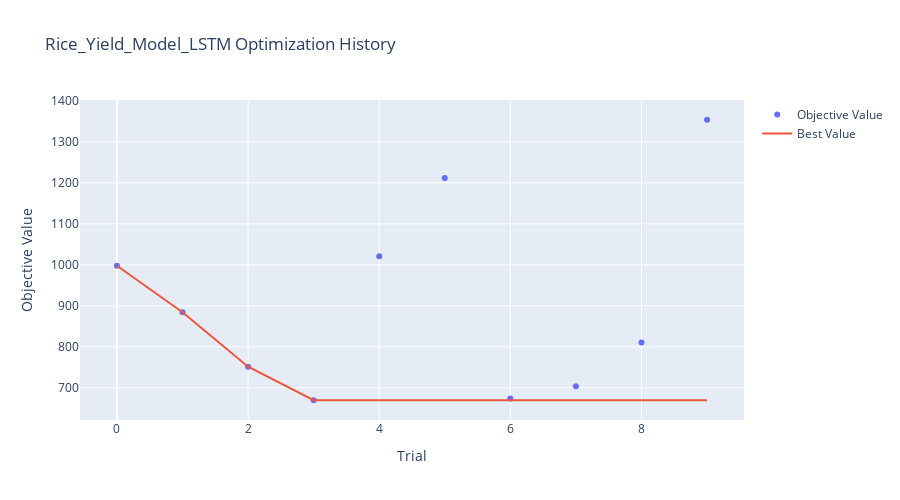
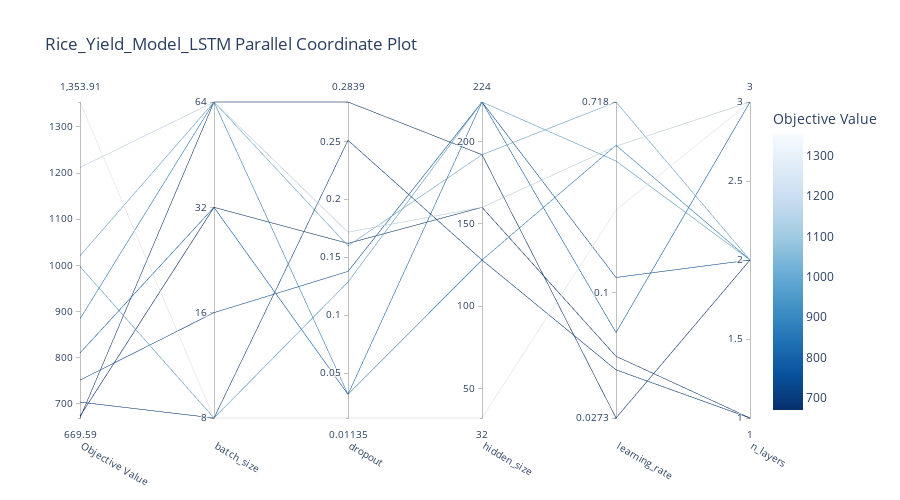
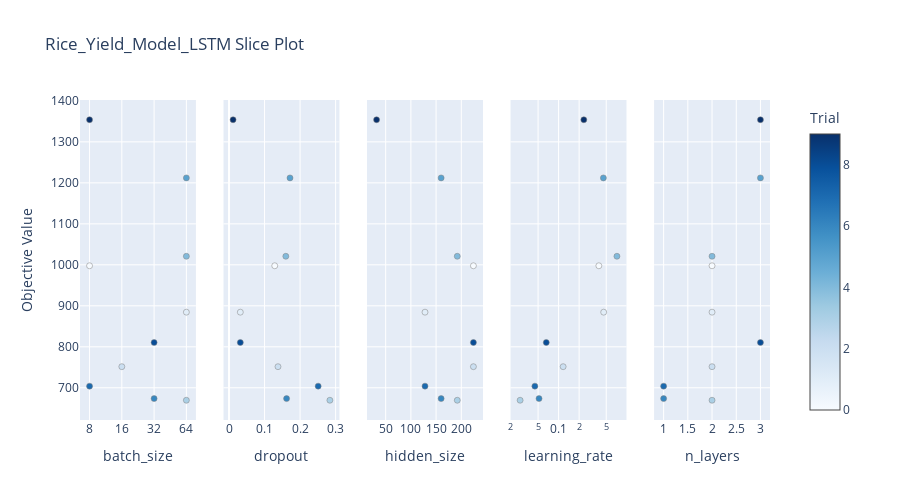

Notebook source saved alongside these figures, in order:
### Markdown cell above
### 6. Optuna Visualization

### Code cell
# --- OPTUNA VISUALIZATIONS ---
name = "Rice_Yield_Model_LSTM"

# 1. Optimization History
fig = plot_optimization_history(study)
fig.update_layout(title=f'{name} Optimization History', width=900, height=500)
fig.show()

# 2. Parallel Coordinate
fig = plot_parallel_coordinate(study)
fig.update_layout(title=f'{name} Parallel Coordinate Plot', width=900, height=500)
fig.show()

# 3. Slice Plot
fig = plot_slice(study)
fig.update_layout(title=f'{name} Slice Plot', width=900, height=500)
fig.show()

### Figure 1 — Plotly figure (JSON) as saved in the notebook; plotly's stock layout.template omitted (floating-point values rounded to 4 significant figures)
{"data": [{"mode": "markers", "name": "Objective Value", "type": "scatter", "x": [0, 1, 2, 3, 4, 5, 6, 7, 8, 9], "y": [997.7, 884.4, 751.5, 669.6, 1021.0, 1212.0, 673.6, 704.0, 810.5, 1354.0]}, {"mode": "lines", "name": "Best Value", "type": "scatter", "x": [0, 1, 2, 3, 4, 5, 6, 7, 8, 9], "y": [997.7, 884.4, 751.5, 669.6, 669.6, 669.6, 669.6, 669.6, 669.6, 669.6]}, {"marker": {"color": "#cccccc"}, "mode": "markers", "name": "Infeasible Trial", "showlegend": false, "type": "scatter", "x": [], "y": []}], "layout": {"height": 500, "title": {"text": "Rice_Yield_Model_LSTM Optimization History"}, "width": 900, "xaxis": {"title": {"text": "Trial"}}, "yaxis": {"title": {"text": "Objective Value"}}}}

### Figure 2 — Plotly figure (JSON) as saved in the notebook; plotly's stock layout.template omitted (floating-point values rounded to 4 significant figures)
{"data": [{"dimensions": [{"label": "Objective Value", "range": [669.6, 1354.0], "values": [997.7, 704.0, 1354.0, 751.5, 673.6, 810.5, 884.4, 669.6, 1021.0, 1212.0]}, {"label": "batch_size", "range": [0, 3], "ticktext": ["8", "16", "32", "64"], "tickvals": [0, 1, 2, 3], "values": [0, 0, 0, 1, 2, 2, 3, 3, 3, 3]}, {"label": "dropout", "range": [0.01135, 0.2839], "values": [0.1286, 0.2509, 0.01135, 0.1378, 0.162, 0.03175, 0.03177, 0.2839, 0.1598, 0.1716]}, {"label": "hidden_size", "range": [32, 224], "values": [224, 128, 32, 224, 160, 224, 128, 192, 192, 160]}, {"label": "learning_rate", "range": [-1.565, -0.144], "ticktext": ["0.0273", "0.1", "0.718"], "tickvals": [-1.565, -1, -0.144], "values": [-0.4093, -1.348, -0.6297, -0.933, -1.287, -1.181, -0.3384, -1.565, -0.144, -0.3428]}, {"label": "n_layers", "range": [1, 3], "values": [2, 1, 3, 2, 1, 3, 2, 2, 2, 3]}], "labelangle": 30, "labelside": "bottom", "line": {"color": [997.7, 704.0, 1354.0, 751.5, 673.6, 810.5, 884.4, 669.6, 1021.0, 1212.0], "colorbar": {"title": {"text": "Objective Value"}}, "colorscale": [[0, "rgb(247,251,255)"], [0.125, "rgb(222,235,247)"], [0.25, "rgb(198,219,239)"], [0.375, "rgb(158,202,225)"], [0.5, "rgb(107,174,214)"], [0.625, "rgb(66,146,198)"], [0.75, "rgb(33,113,181)"], [0.875, "rgb(8,81,156)"], [1, "rgb(8,48,107)"]], "reversescale": true, "showscale": true}, "type": "parcoords"}], "layout": {"height": 500, "title": {"text": "Rice_Yield_Model_LSTM Parallel Coordinate Plot"}, "width": 900}}

### Figure 3 — Plotly figure (JSON) as saved in the notebook; plotly's stock layout.template omitted (floating-point values rounded to 4 significant figures)
{"data": [{"marker": {"color": [0, 1, 2, 3, 4, 5, 6, 7, 8, 9], "colorbar": {"title": {"text": "Trial"}, "x": 1, "xpad": 40}, "colorscale": [[0, "rgb(247,251,255)"], [0.125, "rgb(222,235,247)"], [0.25, "rgb(198,219,239)"], [0.375, "rgb(158,202,225)"], [0.5, "rgb(107,174,214)"], [0.625, "rgb(66,146,198)"], [0.75, "rgb(33,113,181)"], [0.875, "rgb(8,81,156)"], [1, "rgb(8,48,107)"]], "line": {"color": "Grey", "width": 0.5}, "showscale": true}, "mode": "markers", "name": "Feasible Trial", "showlegend": false, "type": "scatter", "x": [8, 64, 16, 64, 64, 64, 32, 8, 32, 8], "xaxis": "x", "y": [997.7, 884.4, 751.5, 669.6, 1021.0, 1212.0, 673.6, 704.0, 810.5, 1354.0], "yaxis": "y"}, {"marker": {"color": [0, 1, 2, 3, 4, 5, 6, 7, 8, 9], "colorbar": {"title": {"text": "Trial"}, "x": 1, "xpad": 40}, "colorscale": [[0, "rgb(247,251,255)"], [0.125, "rgb(222,235,247)"], [0.25, "rgb(198,219,239)"], [0.375, "rgb(158,202,225)"], [0.5, "rgb(107,174,214)"], [0.625, "rgb(66,146,198)"], [0.75, "rgb(33,113,181)"], [0.875, "rgb(8,81,156)"], [1, "rgb(8,48,107)"]], "line": {"color": "Grey", "width": 0.5}, "showscale": false}, "mode": "markers", "name": "Feasible Trial", "showlegend": false, "type": "scatter", "x": [0.1286, 0.03177, 0.1378, 0.2839, 0.1598, 0.1716, 0.162, 0.2509, 0.03175, 0.01135], "xaxis": "x2", "y": [997.7, 884.4, 751.5, 669.6, 1021.0, 1212.0, 673.6, 704.0, 810.5, 1354.0], "yaxis": "y2"}, {"marker": {"color": [0, 1, 2, 3, 4, 5, 6, 7, 8, 9], "colorbar": {"title": {"text": "Trial"}, "x": 1, "xpad": 40}, "colorscale": [[0, "rgb(247,251,255)"], [0.125, "rgb(222,235,247)"], [0.25, "rgb(198,219,239)"], [0.375, "rgb(158,202,225)"], [0.5, "rgb(107,174,214)"], [0.625, "rgb(66,146,198)"], [0.75, "rgb(33,113,181)"], [0.875, "rgb(8,81,156)"], [1, "rgb(8,48,107)"]], "line": {"color": "Grey", "width": 0.5}, "showscale": false}, "mode": "markers", "name": "Feasible Trial", "showlegend": false, "type": "scatter", "x": [224, 128, 224, 192, 192, 160, 160, 128, 224, 32], "xaxis": "x3", "y": [997.7, 884.4, 751.5, 669.6, 1021.0, 1212.0, 673.6, 704.0, 810.5, 1354.0], "yaxis": "y3"}, {"marker": {"color": [0, 1, 2, 3, 4, 5, 6, 7, 8, 9], "colorbar": {"title": {"text": "Trial"}, "x": 1, "xpad": 40}, "colorscale": [[0, "rgb(247,251,255)"], [0.125, "rgb(222,235,247)"], [0.25, "rgb(198,219,239)"], [0.375, "rgb(158,202,225)"], [0.5, "rgb(107,174,214)"], [0.625, "rgb(66,146,198)"], [0.75, "rgb(33,113,181)"], [0.875, "rgb(8,81,156)"], [1, "rgb(8,48,107)"]], "line": {"color": "Grey", "width": 0.5}, "showscale": false}, "mode": "markers", "name": "Feasible Trial", "showlegend": false, "type": "scatter", "x": [0.3897, 0.4587, 0.1167, 0.02726, 0.7177, 0.4542, 0.05163, 0.04487, 0.06598, 0.2346], "xaxis": "x4", "y": [997.7, 884.4, 751.5, 669.6, 1021.0, 1212.0, 673.6, 704.0, 810.5, 1354.0], "yaxis": "y4"}, {"marker": {"color": [0, 1, 2, 3, 4, 5, 6, 7, 8, 9], "colorbar": {"title": {"text": "Trial"}, "x": 1, "xpad": 40}, "colorscale": [[0, "rgb(247,251,255)"], [0.125, "rgb(222,235,247)"], [0.25, "rgb(198,219,239)"], [0.375, "rgb(158,202,225)"], [0.5, "rgb(107,174,214)"], [0.625, "rgb(66,146,198)"], [0.75, "rgb(33,113,181)"], [0.875, "rgb(8,81,156)"], [1, "rgb(8,48,107)"]], "line": {"color": "Grey", "width": 0.5}, "showscale": false}, "mode": "markers", "name": "Feasible Trial", "showlegend": false, "type": "scatter", "x": [2, 2, 2, 2, 2, 3, 1, 1, 3, 3], "xaxis": "x5", "y": [997.7, 884.4, 751.5, 669.6, 1021.0, 1212.0, 673.6, 704.0, 810.5, 1354.0], "yaxis": "y5"}], "layout": {"height": 500, "title": {"text": "Rice_Yield_Model_LSTM Slice Plot"}, "width": 900, "xaxis": {"anchor": "y", "categoryarray": [8, 16, 32, 64], "categoryorder": "array", "domain": [0, 0.168], "title": {"text": "batch_size"}, "type": "category"}, "xaxis2": {"anchor": "y2", "domain": [0.208, 0.376], "title": {"text": "dropout"}}, "xaxis3": {"anchor": "y3", "domain": [0.416, 0.584], "title": {"text": "hidden_size"}}, "xaxis4": {"anchor": "y4", "domain": [0.624, 0.792], "title": {"text": "learning_rate"}, "type": "log"}, "xaxis5": {"anchor": "y5", "domain": [0.832, 1], "title": {"text": "n_layers"}}, "yaxis": {"anchor": "x", "domain": [0, 1], "title": {"text": "Objective Value"}}, "yaxis2": {"anchor": "x2", "domain": [0, 1], "matches": "y", "showticklabels": false}, "yaxis3": {"anchor": "x3", "domain": [0, 1], "matches": "y", "showticklabels": false}, "yaxis4": {"anchor": "x4", "domain": [0, 1], "matches": "y", "showticklabels": false}, "yaxis5": {"anchor": "x5", "domain": [0, 1], "matches": "y", "showticklabels": false}}}
